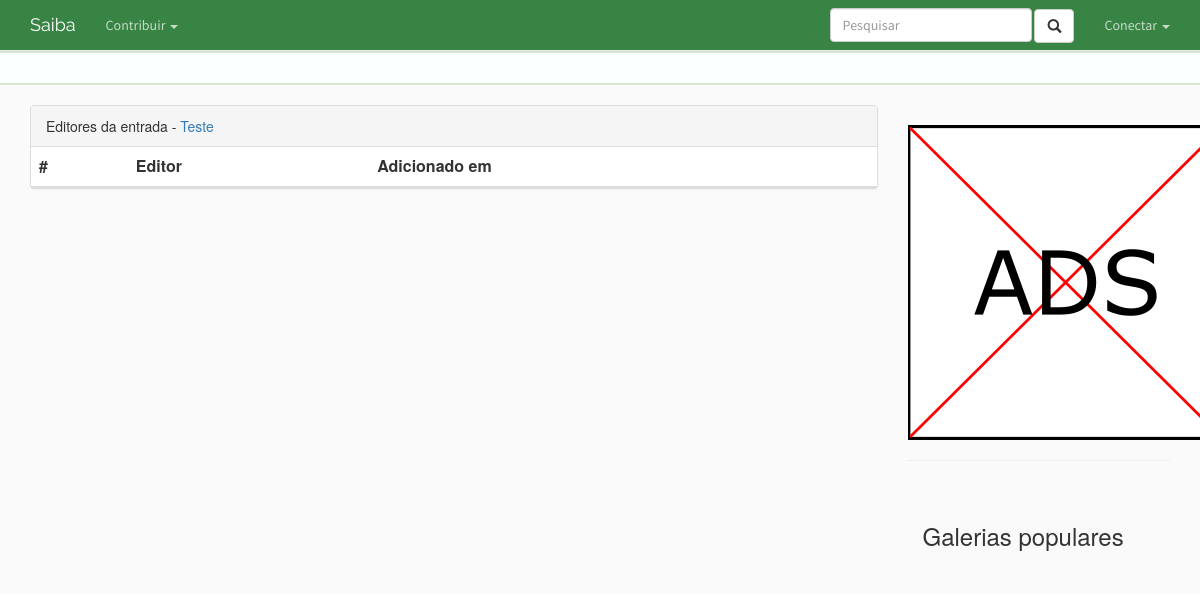
The page /entrada/teste/editoria on the database as committed earlier.
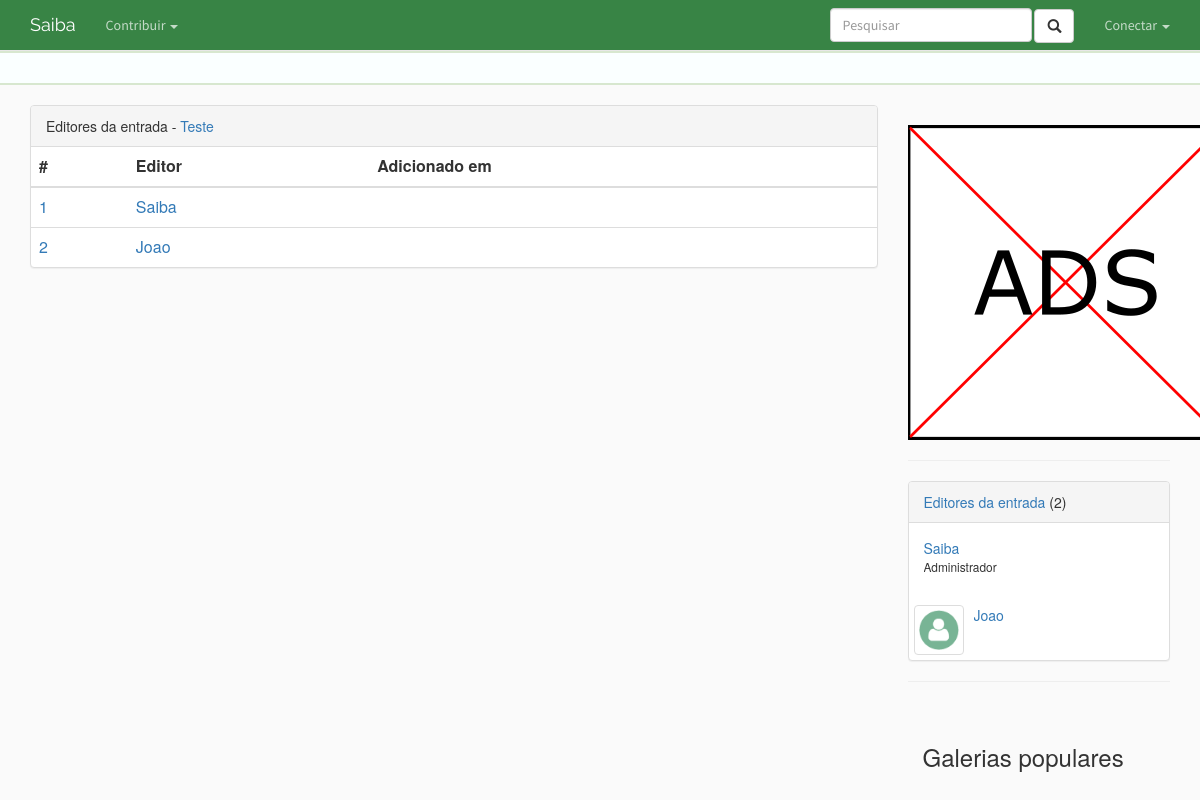
The same page on the database as committed later.
### entry/models.py (models this page shows, shortened)
class Entry(models.Model):
    author                  = models.ForeignKey(User, default=1)
    title                   = models.CharField(max_length=250)
    slug                    = models.SlugField(max_length=250, default="", blank=True, unique=True)
    status                  = models.ForeignKey(Status, default=1)
    category                = models.ForeignKey(Category, default=1)
    type                    = models.CharField(max_length=100, blank=True)
    date_origin             = models.CharField(max_length=100, blank=True)
    origin                  = models.CharField(max_length=100)
    icon                    = models.ImageField(upload_to='icon/', blank=True)
    icon_url                = models.URLField(blank=True)
    hidden                  = models.BooleanField(default=False)
    images_locked           = models.BooleanField(default=False)
    videos_locked           = models.BooleanField(default=False)
    comments_locked         = models.BooleanField(default=False)
    tags                    = models.ManyToManyField('home.Tag', blank=True)
    trending_points         = models.IntegerField(default=0)
    editorship              = models.ManyToManyField('profile.Profile', blank=True)
    class Meta:
        verbose_name_plural = "entries"

### profile/models.py (models this page shows, shortened)
class Profile(models.Model):
    user        = models.OneToOneField(User, on_delete=models.CASCADE)
    title       = models.CharField(max_length = 500, blank=True)
    slug        = models.SlugField(max_length=250, default="", blank=True)
    avatar      = models.ImageField(blank=True, upload_to='icon/', default='icon/perfil.png')
    gender      = models.CharField(max_length = 500, blank=True)
    location    = models.CharField(max_length = 500)
    about       = models.TextField(max_length = 1500)
    groups      = models.ManyToManyField(UserGroup)

### entry/views.py (the view)
# urls.py: url(r'^(?P<entry_slug>[\w-]+)/editoria$', views.editorship, name='editorship'),
def editorship(request, entry_slug):
    entry = get_object_or_404(Entry, slug=entry_slug)
    editor_list = entry.editorship.all()
    user_editor_list = list()
    for user_in_list in editor_list:
        user_editor_list.append(user_in_list.user)
    context = {'entry':entry, 'editor_list': editor_list, 'user_editor_list':user_editor_list}
    return render(request, 'entry/editorship.html', context)

### entry/templates/entry/editorship.html (shortened to what this page needs)
﻿{% extends 'home/base.html' %}
{% block body %}
    <div id="lista-editores" class="panel panel-default">
        <div class="panel-heading">Editores da entrada - <a href='{% url 'entry:detail' entry.slug %}'>{{ entry.title }}</a></div>
        <table class="table">
            <thead>
                <tr>
                    <th>#</th>
                    <th>Editor</th>
                    <th>Adicionado em</th>
                </tr>
            </thead>
            <tbody>
                {% for editor in editor_list %}
                        <tr>
                            <td><a href='#'>{{ forloop.counter }}</a></td>
                            <td><a href='{% url 'profile:detail' editor.user.profile.slug %}'>{{ editor.user.username }}</a></td>
                            <td><a href='#'>{{editor.date}}</a></td>
                        </tr>
                {% endfor %}
            </tbody>
        </table>
    </div>
{% endblock %}

### home/templates/home/sidebar.html (shortened to what this page needs)
﻿<section id="ads">
    <img src="/media/ad_test.png" class='media-object'/>
</section>
{% if entry.editorship.all %}
    <hr/>
    <section id="lista-editores" class="panel panel-default">
        <div class="panel-heading"><a href="{% url 'entry:editorship' entry.slug %}">Editores da entrada</a> ({{entry.editorship.all|length}})</div>
        {% for editor in entry.editorship.all %}
            <div class="media" style="padding-left:5px; padding-bottom: 5px;">
                <div class="media-left media-middle">
                    {% if editor.avatar %}
                        <img src="{{editor.avatar.url}}" class="media-object img-thumbnail" style="width:50px">
                    {% endif%}
                </div>
                <div class="media-body">
                    <a class='media-heading' href="{% url 'profile:detail' editor.slug %}">{{editor.user.username}}</a>
                    <p><small>{{editor.user.profile.title}}</small></p>
                </div>
            </div>
        {% endfor %}
    </section>
{% endif %}
<hr/>
<section id="imagens-populares" class="container media col-md-12">
    <h2>Galerias populares</h2>
</section>

Rows that differ between the two databases and show on the page:
changed Entry "Teste": editorship.all|length (not shown) → "2"
now on this page (row unchanged): Profile: user.username "Saiba", user.profile "Administrador"
now on this page (row unchanged): Profile: user.username "Joao", avatar (picture)
Other text that changed with them:
text now shown: "Editores da entrada ( )"
